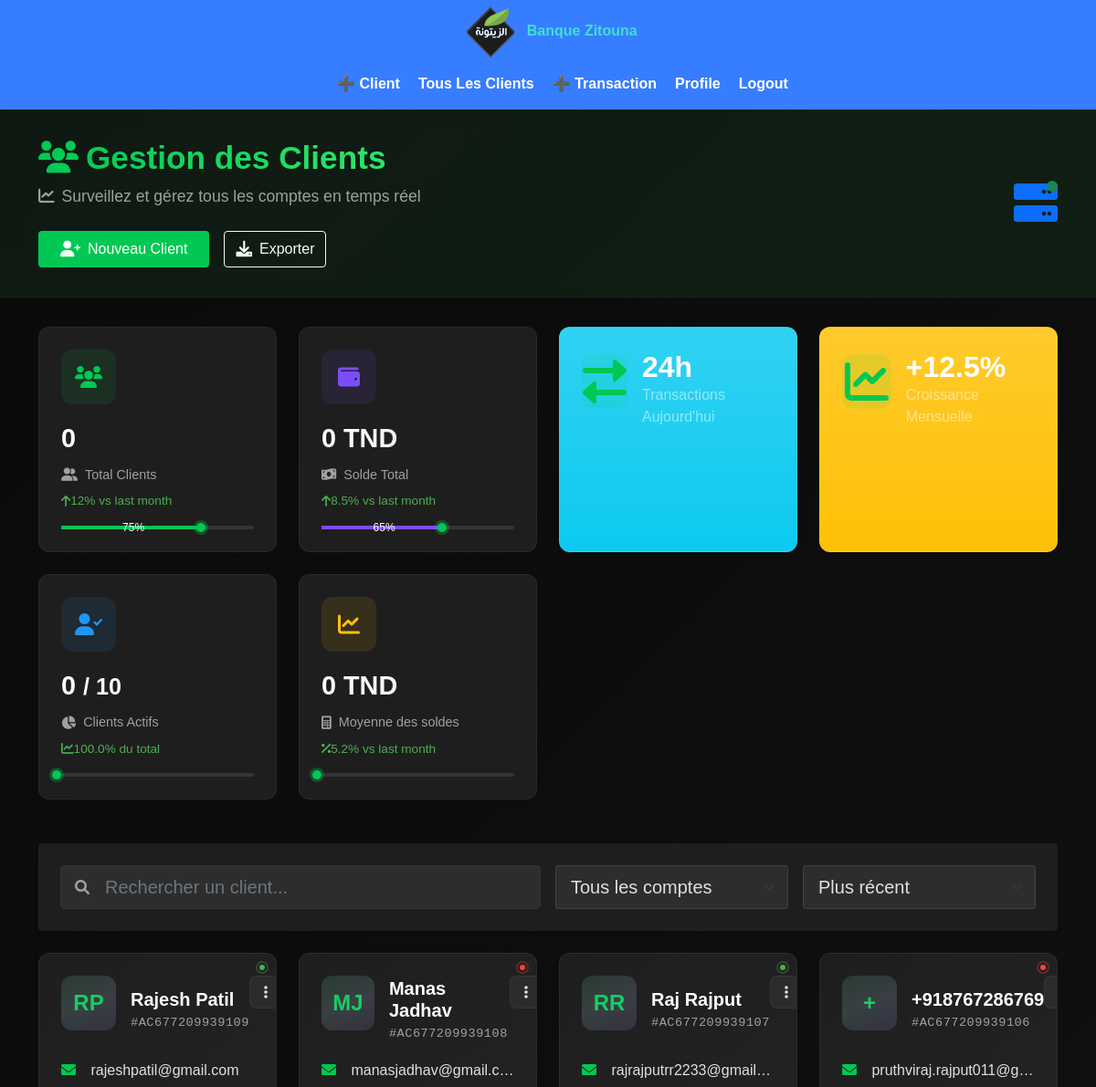
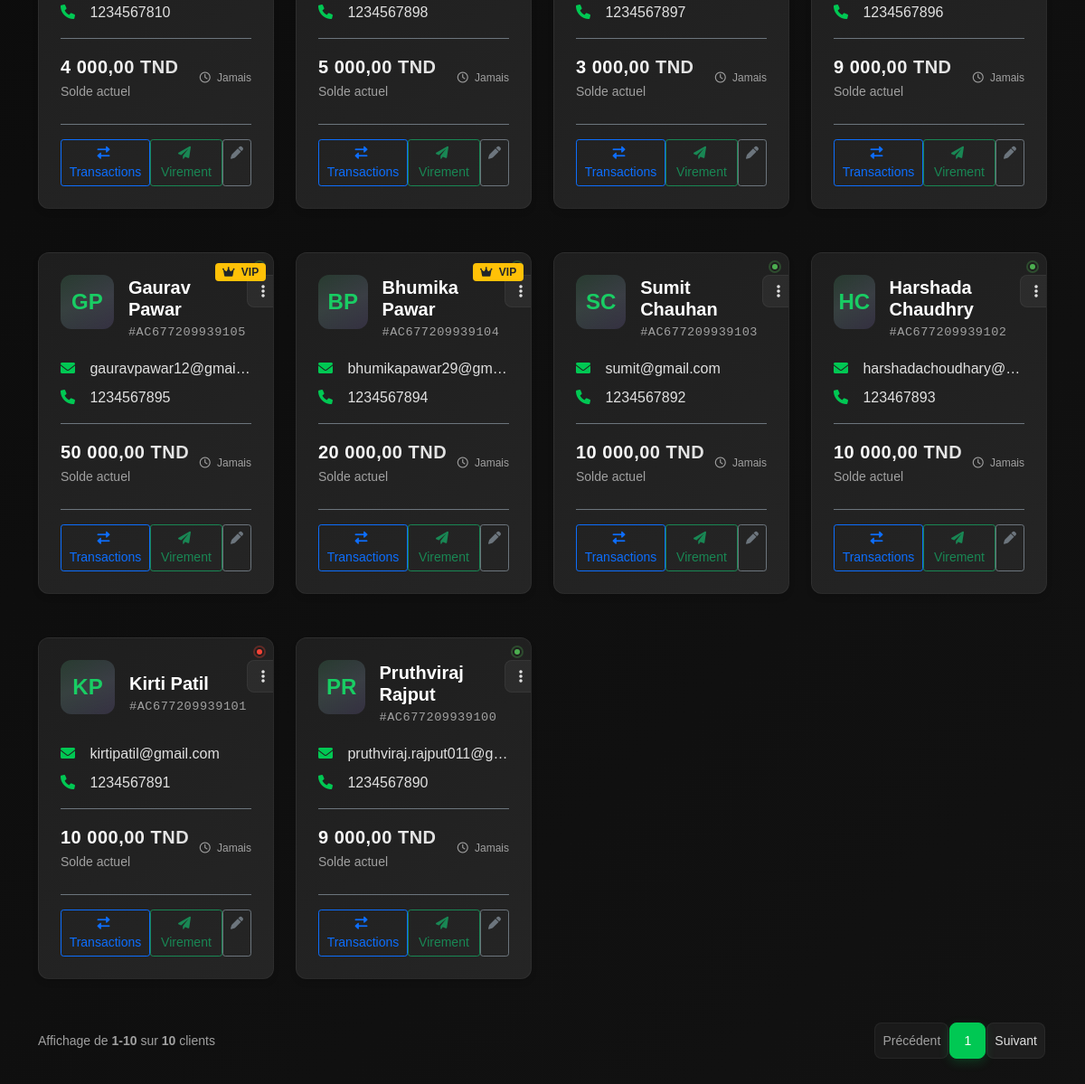
Screenshot of /pages/Customers.php?type=n (signed in) with the database file from the repository (2 pictures, top to bottom).
### tables this page shows
CREATE TABLE `customer` (
  `id` int(11) NOT NULL,
  `name` varchar(255) NOT NULL,
  `gender` varchar(255) NOT NULL,
  `birthday` varchar(255) NOT NULL,
  `email` varchar(255) NOT NULL,
  `phone_no` varchar(15) NOT NULL,
  `state` varchar(255) NOT NULL,
  `district` varchar(255) NOT NULL,
  `city` varchar(255) NOT NULL,
  `pin_code` varchar(15) NOT NULL,
  `account_no` varchar(50) NOT NULL,
  `card_number` varchar(50) NOT NULL,
  `acount_balance` int(50) NOT NULL,
  `created_date` timestamp NOT NULL DEFAULT current_timestamp() ON UPDATE current_timestamp()
);

### pages/Customers.php (the view, shortened to what the rows shown need)
<?php
    include '../components/Navigation__Bar.php';
        $sql = mysqli_query($con,"SELECT * FROM customer ORDER BY id DESC");
?>
    <div class="customer-dashboard">
        <div class="dashboard-header">
            <div class="container">
                <div class="row align-items-center">
                    <div class="col-lg-8">
                        <div class="header-content">
                            <h1 class="header-title">
                                <i class="fas fa-users me-2"></i>Gestion des Clients
                            </h1>
                        </div>
                    </div>
                </div>
            </div>
        </div>
        <div class="container mb-5">
            <?php
                mysqli_data_seek($sql, 0);
            ?>
            <div class="row g-4">
                <div class="col-md-6 col-lg-3">
                    <div class="stat-card bg-info bg-gradient text-white rounded-4 p-4 shadow-sm h-100">
                        <div class="d-flex align-items-center">
                            <div class="stat-info">
                                <h2 class="mb-0 fw-bold">24h</h2>
                            </div>
                        </div>
                    </div>
                </div>
                <div class="col-md-6 col-lg-3">
                    <div class="stat-card bg-warning bg-gradient text-white rounded-4 p-4 shadow-sm h-100">
                        <div class="d-flex align-items-center">
                            <div class="stat-info">
                                <h2 class="mb-0 fw-bold">+12.5%</h2>
                            </div>
                        </div>
                    </div>
                </div>
            </div>
        </div>
        <div class="container">
            <div class="row g-4" id="customerCards">
                <?php
                $count = 0;
                mysqli_data_seek($sql, 0);
                while ($row = mysqli_fetch_assoc($sql)) {
                    $count++;
                    $account_no = $row['account_no'];
                    $name = htmlspecialchars($row['name']);
                    $email = htmlspecialchars($row['email']);
                    $balance = number_format($row['acount_balance'], 2, ',', ' ');
                    $phone_no = htmlspecialchars($row['phone_no']);
                    $last_login = !empty($row['last_login']) ? date('d M Y', strtotime($row['last_login'])) : 'Jamais';
                    $initials = '';
                    $name_parts = explode(' ', $name);
                    foreach($name_parts as $part) {
                        $initials .= strtoupper(substr($part, 0, 1));
                        if(strlen($initials) >= 2) break;
                    }
                    $is_vip = $row['acount_balance'] > 10000;
                    $is_online = rand(0, 1);
                ?>
                <div class="col-12 col-sm-6 col-lg-4 col-xl-3" data-balance="<?php echo $row['acount_balance']; ?>" data-created="<?php echo strtotime($row['created_at'] ?? 'now'); ?>">
                    <div class="customer-card h-100">
                        <div class="card-body p-4">
                            <div class="d-flex justify-content-between align-items-start mb-3">
                                <div class="d-flex align-items-center">
                                    <div class="customer-avatar me-3">
                                        <?php echo $initials; ?>
                                    </div>
                                    <div>
                                        <h5 class="customer-name mb-0"><?php echo $name; ?></h5>
                                        <span class="account-number">#<?php echo $account_no; ?></span>
                                    </div>
                                </div>
                                <div class="dropdown">
                                    <button class="action-btn" type="button" id="dropdownMenuButton<?php echo $count; ?>" data-bs-toggle="dropdown" aria-expanded="false">
                                        <i class="fas fa-ellipsis-v"></i>
                                    </button>
                                </div>
                            </div>
                            <div class="mb-3">
                                <div class="customer-email mb-2">
                                    <i class="fas fa-envelope me-2"></i>
                                    <span><?php echo $email; ?></span>
                                </div>
                                <div class="customer-phone">
                                    <i class="fas fa-phone me-2"></i>
                                    <span><?php echo $phone_no; ?></span>
                                </div>
                            </div>
                            <div class="d-flex justify-content-between align-items-center border-top border-secondary pt-3">
                                <div>
                                    <div class="balance-amount"><?php echo $balance; ?> TND</div>
                                    <small class="text-muted">Solde actuel</small>
                                </div>
                                <div class="text-end">
                                    <div class="status-badge <?php echo $is_online ? 'online' : 'offline'; ?>"></div>
                                    <div class="last-login">
                                        <i class="far fa-clock me-1"></i> <?php echo $last_login; ?>
                                    </div>
                                </div>
                            </div>
                            <?php if($is_vip): ?>
                            <div class="position-absolute top-0 end-0 mt-2 me-2">
                                <span class="badge bg-warning text-dark">
                                    <i class="fas fa-crown me-1"></i> VIP
                                </span>
                            </div>
                            <?php endif; ?>
                            <div class="customer-actions mt-4 pt-3 border-top border-secondary">
                                <div class="d-flex justify-content-between">
                                    <a href="All__Transction__History.php?type=n&id=<?php echo $account_no; ?>"
                                       class="btn btn-sm btn-outline-primary"
                                       data-bs-toggle="tooltip"
                                       title="Voir les transactions">
                                        <i class="fas fa-exchange-alt me-1"></i> Transactions
                                    </a>
                                    <a href="Transfer.php?type=n&id=<?php echo $account_no; ?>"
                                       class="btn btn-sm btn-outline-success"
                                       data-bs-toggle="tooltip"
                                       title="Effectuer un virement">
                                        <i class="fas fa-paper-plane me-1"></i> Virement
                                    </a>
                                    <a href="Edit__Customer.php?type=n&id=<?php echo $account_no; ?>"
                                       class="btn btn-sm btn-outline-secondary"
                                       data-bs-toggle="tooltip"
                                       title="Modifier le profil">
                                        <i class="fas fa-pen"></i>
                                    </a>
                                </div>
                            </div>
                        </div>
                    </div>
                </div>
                <?php } ?>
            </div>
        </div>
    </div>
    <link rel="stylesheet" href="https://cdnjs.cloudflare.com/ajax/libs/font-awesome/6.0.0-beta3/css/all.min.css">
<?php
    include '../components/Footer.php';
?>

### rows the page displays
customer: initials "RP", name "Rajesh Patil", account_no "AC677209939109", email "rajeshpatil@gmail.com", phone_no "1234567810", acount_balance "4 000,00", last_login "Jamais"
customer: initials "MJ", name "Manas Jadhav", account_no "AC677209939108", email "manasjadhav@gmail.c…", phone_no "1234567898", acount_balance "5 000,00", last_login "Jamais"
customer: initials "RR", name "Raj Rajput", account_no "AC677209939107", email "rajrajputrr2233@gmail…", phone_no "1234567897", acount_balance "3 000,00", last_login "Jamais"
customer: initials "+", name "+918767286769", account_no "AC677209939106", email "pruthviraj.rajput011@g…", phone_no "1234567896", acount_balance "9 000,00", last_login "Jamais"
customer: initials "GP", name "Gaurav Pawar", account_no "AC677209939105", email "gauravpawar12@gmai…", phone_no "1234567895", acount_balance "50 000,00", last_login "Jamais", shows "VIP"
customer: initials "BP", name "Bhumika Pawar", account_no "AC677209939104", email "bhumikapawar29@gm…", phone_no "1234567894", acount_balance "20 000,00", last_login "Jamais", shows "VIP"
customer: initials "SC", name "Sumit Chauhan", account_no "AC677209939103", email "sumit@gmail.com", phone_no "1234567892", acount_balance "10 000,00", last_login "Jamais"
customer: initials "HC", name "Harshada Chaudhry", account_no "AC677209939102", email "harshadachoudhary@…", phone_no "123467893", acount_balance "10 000,00", last_login "Jamais"
customer: initials "KP", name "Kirti Patil", account_no "AC677209939101", email "kirtipatil@gmail.com", phone_no "1234567891", acount_balance "10 000,00", last_login "Jamais"
customer: initials "PR", name "Pruthviraj Rajput", account_no "AC677209939100", email "pruthviraj.rajput011@g…", phone_no "1234567890", acount_balance "9 000,00", last_login "Jamais"

### other values shown
$total_customers "10"
$active_percentage "100.0"
min(10, $count) "10"
$count "10"
